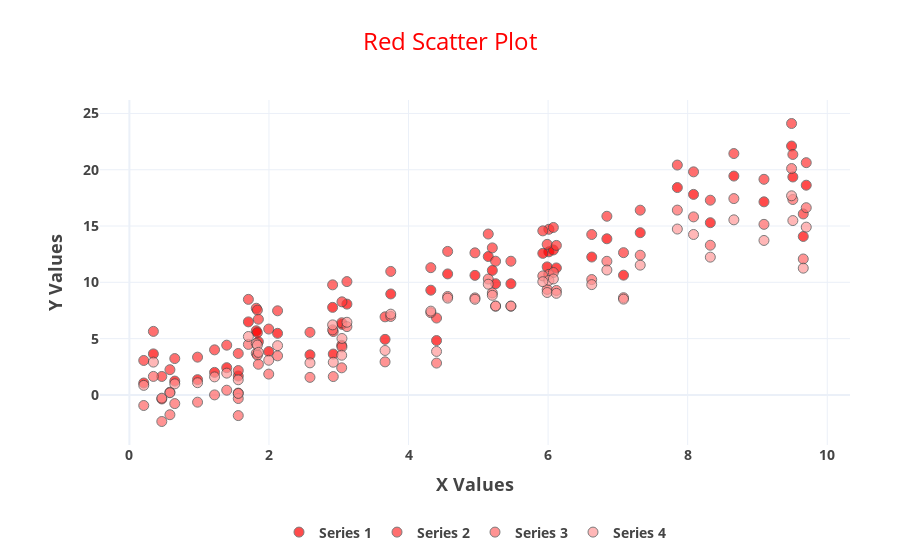

Write notebook code for a chart like this one.
### Markdown cell above
## Asking for some template code

### Code cell
chart_prompt = "I want a red chart with bold axis titles and labels on the bars. There should also be a legend showing each distinct category"
chart_request = chai.steep(prompt=chart_prompt, chart_type="scatter")
